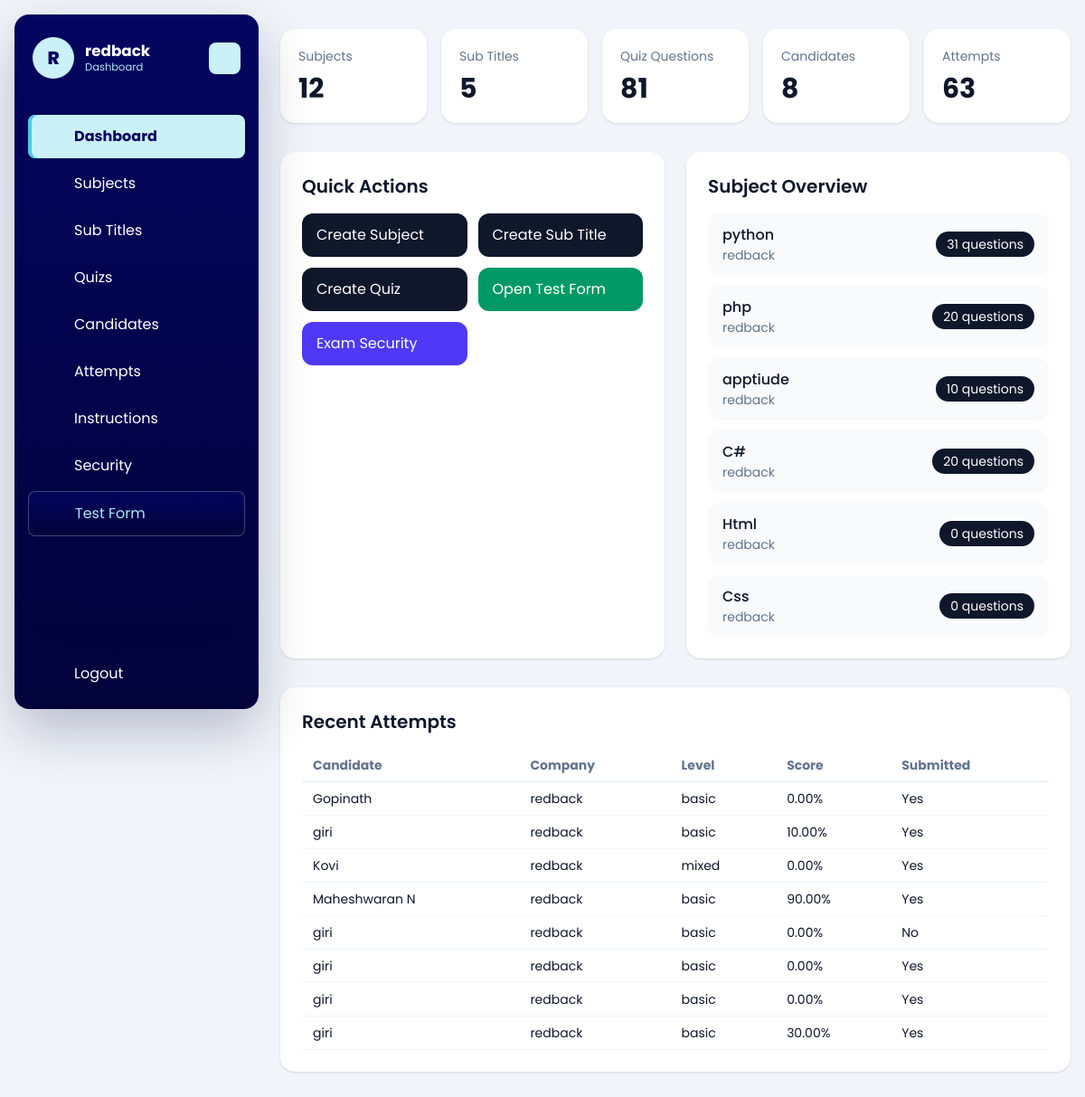
The app's page /dashboard/ (signed in), older data.
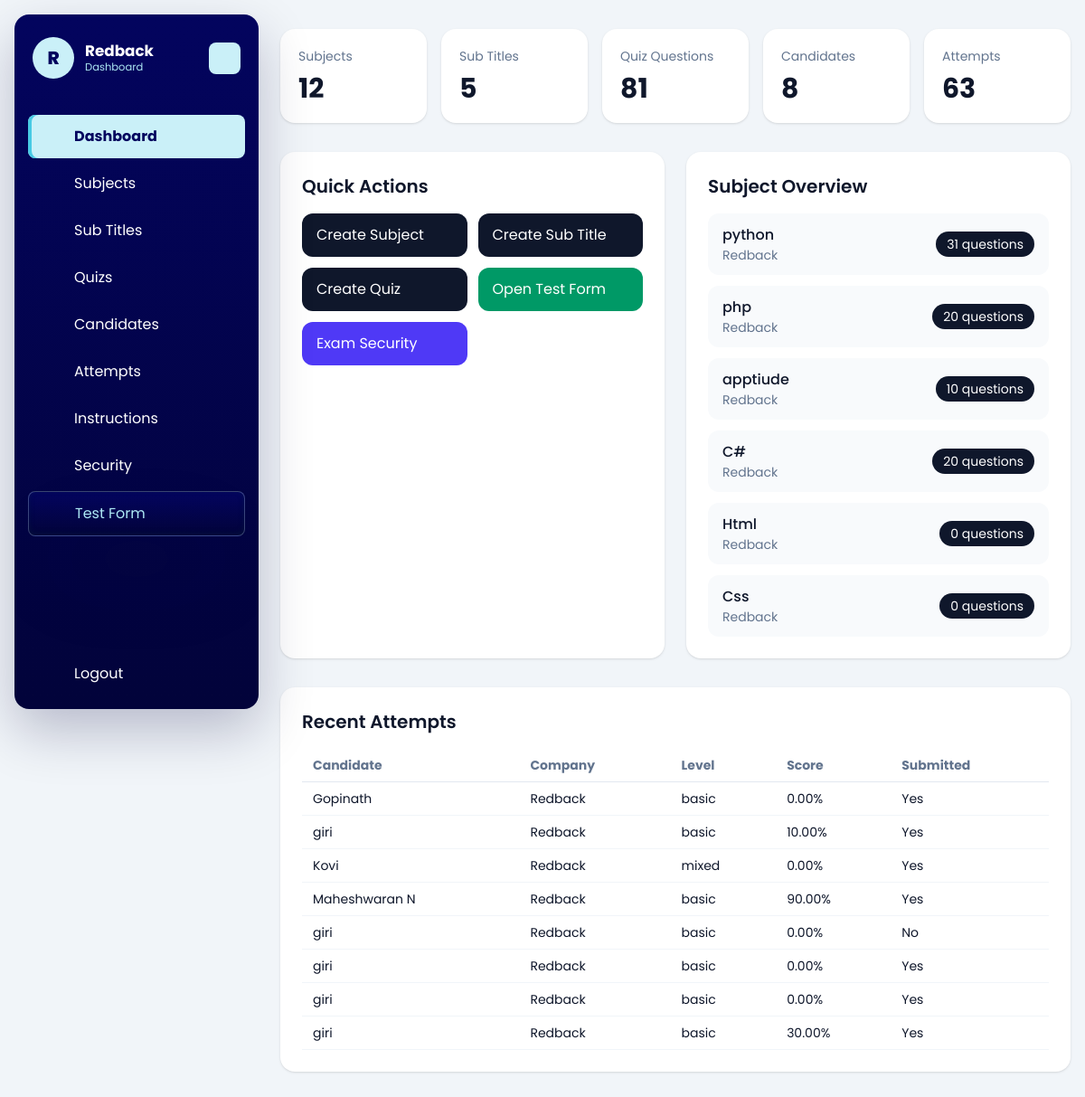
The same page, newer data.
### dashboard/models.py (models this page shows, shortened)
class Company(models.Model):
    name = models.CharField(max_length=150)
    image = models.ImageField(upload_to='company/', blank=True, null=True)
    email = models.EmailField(unique=True)
    password = models.CharField(max_length=128)
    is_active = models.BooleanField(default=True)
    test_instructions = models.TextField(
        default=DEFAULT_TEST_INSTRUCTIONS,
        blank=True,
        help_text='Instructions shown to candidates in the online test instructions drawer.',
    )
    allow_full_screen_lock = models.BooleanField(default=False)
    allow_pause_lock = models.BooleanField(default=False)
    allow_tab_switch_guard = models.BooleanField(default=False)
    allow_copy_paste_block = models.BooleanField(default=False)
    allow_right_click_disable = models.BooleanField(default=False)
    full_screen_lock = models.BooleanField(default=False)
    pause_lock = models.BooleanField(default=False)
    tab_switch_guard_enabled = models.BooleanField(default=False)
    copy_paste_block_enabled = models.BooleanField(default=False)
    right_click_disable_enabled = models.BooleanField(default=False)
    max_violation_warnings = models.PositiveIntegerField(default=3)
    exam_control_password = models.CharField(max_length=128, blank=True)
    created_at = models.DateTimeField(auto_now_add=True)
    updated_at = models.DateTimeField(auto_now=True)
    class Meta:
        ordering = ['name']
        verbose_name_plural = 'Companies'

class TestSubject(models.Model):
    company = models.ForeignKey(Company, on_delete=models.CASCADE, related_name='subjects')
    subject = models.CharField(max_length=150)
    subject_svg = models.TextField(blank=True, null=True)
    created_at = models.DateTimeField(auto_now_add=True)
    class Meta:
        ordering = ['subject']
        unique_together = ('company', 'subject')

### quiz/models.py (models this page shows, shortened)
class CandidateTestAttempt(models.Model):
    SESSION_SINGLE = 'single'
    SESSION_MULTI = 'multi'
    SESSION_CHOICES = [
        (SESSION_SINGLE, 'Single'),
        (SESSION_MULTI, 'Multi'),
    ]
    candidate = models.ForeignKey(Candidate, on_delete=models.CASCADE, related_name='attempts')
    company = models.ForeignKey(Company, on_delete=models.CASCADE, related_name='attempts')
    public_slug = models.CharField(max_length=190, unique=True, blank=True, db_index=True)
    session_type = models.CharField(max_length=10, choices=SESSION_CHOICES)
    level = models.CharField(max_length=20)
    question_count = models.PositiveIntegerField()
    duration_minutes = models.PositiveIntegerField()
    selected_subjects = models.JSONField(default=list, blank=True)
    selected_sub_titles = models.JSONField(default=list, blank=True)
    answers_json = models.JSONField(default=list, blank=True)
    correct_count = models.PositiveIntegerField(default=0)
    wrong_count = models.PositiveIntegerField(default=0)
    percentage = models.DecimalField(max_digits=5, decimal_places=2, default=0)
    started_at = models.DateTimeField(blank=True, null=True)
    submitted_at = models.DateTimeField(blank=True, null=True)
    is_submitted = models.BooleanField(default=False)
    is_paused = models.BooleanField(default=False)
    paused_at = models.DateTimeField(blank=True, null=True)
    total_paused_seconds = models.PositiveIntegerField(default=0)
    full_screen_lock_enabled = models.BooleanField(default=False)
    pause_lock_enabled = models.BooleanField(default=False)
    tab_switch_guard_enabled = models.BooleanField(default=False)
    copy_paste_block_enabled = models.BooleanField(default=False)
    right_click_disable_enabled = models.BooleanField(default=False)
    max_violation_warnings = models.PositiveIntegerField(default=3)
    tab_switch_count = models.PositiveIntegerField(default=0)
    warning_count = models.PositiveIntegerField(default=0)
    last_violation_at = models.DateTimeField(blank=True, null=True)
    violation_log_json = models.JSONField(default=list, blank=True)
    created_at = models.DateTimeField(auto_now_add=True)
    class Meta:
        ordering = ['-created_at']

class Candidate(models.Model):
    name = models.CharField(max_length=150)
    email = models.EmailField()
    designation_tech = models.CharField(max_length=150)
    created_at = models.DateTimeField(auto_now_add=True)
    class Meta:
        ordering = ['name']

### dashboard/views.py (the view)
# urls.py: path('', views.dashboard_home, name='home'),
@company_login_required
def dashboard_home(request):
    company = request.company
    context = {
        'subject_count': TestSubject.objects.filter(company=company).count(),
        'subtitle_count': SubTitle.objects.filter(test_subject__company=company).count(),
        'quiz_count': Quiz.objects.filter(test_subject__company=company).count(),
        'candidate_count': Candidate.objects.filter(attempts__company=company).distinct().count(),
        'attempt_count': CandidateTestAttempt.objects.filter(company=company).count(),
        'subjects': TestSubject.objects.filter(company=company).select_related('company').annotate(
            quiz_total=Count('quizzes')
        )[:6],
        'recent_attempts': CandidateTestAttempt.objects.filter(company=company).select_related(
            'candidate', 'company'
        )[:8],
        'company': company,
    }
    return render(request, 'dashboard/home.html', context)

### templates/dashboard/home.html (shortened to what this page needs)
{% extends "base.html" %}
{% block content %}
{% include 'dashboard/header.html' %}
<div id="dashboard-page-content">
<section class="grid gap-4 md:grid-cols-5">
    <div class="rounded-2xl bg-white p-5 shadow-sm">
        <p class="text-sm text-slate-500">Subjects</p>
        <p class="mt-2 text-3xl font-bold">{{ subject_count }}</p>
    </div>
    <div class="rounded-2xl bg-white p-5 shadow-sm">
        <p class="text-sm text-slate-500">Sub Titles</p>
        <p class="mt-2 text-3xl font-bold">{{ subtitle_count }}</p>
    </div>
    <div class="rounded-2xl bg-white p-5 shadow-sm">
        <p class="text-sm text-slate-500">Quiz Questions</p>
        <p class="mt-2 text-3xl font-bold">{{ quiz_count }}</p>
    </div>
    <div class="rounded-2xl bg-white p-5 shadow-sm">
        <p class="text-sm text-slate-500">Candidates</p>
        <p class="mt-2 text-3xl font-bold">{{ candidate_count }}</p>
    </div>
    <div class="rounded-2xl bg-white p-5 shadow-sm">
        <p class="text-sm text-slate-500">Attempts</p>
        <p class="mt-2 text-3xl font-bold">{{ attempt_count }}</p>
    </div>
</section>
<section class="mt-8 grid gap-6 lg:grid-cols-2">
    <div class="rounded-2xl bg-white p-6 shadow-sm">
        <div class="mb-4 flex items-center justify-between">
            <h2 class="text-xl font-semibold">Quick Actions</h2>
        </div>
        <div class="grid gap-3 sm:grid-cols-2">
            <a href="{% url 'dashboard:subject_create' %}" class="rounded-xl bg-slate-900 px-4 py-3 text-white">Create Subject</a>
            <a href="{% url 'dashboard:subtitle_create' %}" class="rounded-xl bg-slate-900 px-4 py-3 text-white">Create Sub Title</a>
            <a href="{% url 'dashboard:quiz_create' %}" class="rounded-xl bg-slate-900 px-4 py-3 text-white">Create Quiz</a>
            <a href="{% url 'quiz:start' %}" class="rounded-xl bg-emerald-600 px-4 py-3 text-white">Open Test Form</a>
            <a href="{% url 'dashboard:company_settings' %}" class="rounded-xl bg-indigo-600 px-4 py-3 text-white">Exam Security</a>
        </div>
    </div>
    <div class="rounded-2xl bg-white p-6 shadow-sm">
        <h2 class="text-xl font-semibold">Subject Overview</h2>
        <div class="mt-4 space-y-3">
            {% for subject in subjects %}
                <div class="flex items-center justify-between rounded-xl bg-slate-50 px-4 py-3">
                    <div>
                        <p class="font-medium">{{ subject.subject }}</p>
                        <p class="text-sm text-slate-500">{{ subject.company.name }}</p>
                    </div>
                    <span class="rounded-full bg-slate-900 px-3 py-1 text-sm text-white">{{ subject.quiz_total }} questions</span>
                </div>
            {% empty %}
                <p class="text-slate-500">No subjects created yet.</p>
            {% endfor %}
        </div>
    </div>
</section>
<section class="mt-8 rounded-2xl bg-white p-6 shadow-sm">
    <h2 class="text-xl font-semibold">Recent Attempts</h2>
    <div class="mt-4 overflow-x-auto">
        <table class="min-w-full text-left text-sm">
            <thead class="border-b border-slate-200 text-slate-500">
                <tr>
                    <th class="px-3 py-2">Candidate</th>
                    <th class="px-3 py-2">Company</th>
                    <th class="px-3 py-2">Level</th>
                    <th class="px-3 py-2">Score</th>
                    <th class="px-3 py-2">Submitted</th>
                </tr>
            </thead>
            <tbody>
                {% for attempt in recent_attempts %}
                    <tr class="border-b border-slate-100">
                        <td class="px-3 py-2">{{ attempt.candidate.name }}</td>
                        <td class="px-3 py-2">{{ attempt.company.name }}</td>
                        <td class="px-3 py-2">{{ attempt.level }}</td>
                        <td class="px-3 py-2">{{ attempt.percentage }}%</td>
                        <td class="px-3 py-2">{{ attempt.is_submitted|yesno:"Yes,No" }}</td>
                    </tr>
                {% empty %}
                    <tr>
                        <td colspan="5" class="px-3 py-6 text-center text-slate-500">No test attempts yet.</td>
                    </tr>
                {% endfor %}
            </tbody>
        </table>
    </div>
</section>
</div>
{% endblock %}

### templates/base.html (shortened to what this page needs)
{% load static %}
<!DOCTYPE html>
<html lang="en">
<head>
    <link rel="stylesheet" href="{% static 'css/tailwind-build.css' %}">
</head>
<body class="min-h-screen bg-slate-100 text-slate-900" style="font-family: 'Poppins', sans-serif;">
    <div class="min-h-screen">
        <main class="mx-auto max-w-7xl px-4 py-8">
            {% block content %}{% endblock %}
        </main>
    </div>
</body>
</html>

### templates/dashboard/header.html (shortened to what this page needs)
<aside class="dashboard-sidebar" data-dashboard-sidebar>
    <header class="dashboard-sidebar-header">
        <a href="/" class="dashboard-brand">
            <span class="dashboard-brand-mark">{{ request.company.name|default:"Company"|slice:":1"|upper }}</span>
            <span class="dashboard-brand-text">
                <strong>{{ request.company.name|default:"Company" }}</strong>
                <span>Dashboard</span>
            </span>
        </a>
        <button class="dashboard-toggler dashboard-sidebar-toggler" type="button" aria-label="Toggle sidebar">
        </button>
    </header>
    <nav class="dashboard-sidebar-nav"
        aria-label="Dashboard navigation"
        hx-boost="true"
        hx-target="#dashboard-page-content"
        hx-select="#dashboard-page-content"
        hx-push-url="true">
        <ul class="dashboard-nav-list dashboard-primary-nav">
            {% if request.session.company_id %}
                <li class="dashboard-nav-item">
                    <a href="/dashboard/" class="dashboard-nav-link" data-dashboard-nav-link data-nav-exact>
                        <span class="dashboard-nav-label">Dashboard</span>
                    </a>
                </li>
                <li class="dashboard-nav-item">
                    <a href="/dashboard/subjects/" class="dashboard-nav-link" data-dashboard-nav-link>
                        <span class="dashboard-nav-label">Subjects</span>
                    </a>
                </li>
                <li class="dashboard-nav-item">
                    <a href="/dashboard/subtitles/" class="dashboard-nav-link" data-dashboard-nav-link>
                        <span class="dashboard-nav-label">Sub Titles</span>
                    </a>
                </li>
                <li class="dashboard-nav-item">
                    <a href="/dashboard/quizzes/" class="dashboard-nav-link" data-dashboard-nav-link>
                        <span class="dashboard-nav-label">Quizs</span>
                    </a>
                </li>
                <li class="dashboard-nav-item">
                    <a href="/dashboard/candidates/" class="dashboard-nav-link" data-dashboard-nav-link>
                        <span class="dashboard-nav-label">Candidates</span>
                    </a>
                </li>
                <li class="dashboard-nav-item">
                    <a href="/dashboard/attempts/" class="dashboard-nav-link" data-dashboard-nav-link>
                        <span class="dashboard-nav-label">Attempts</span>
                    </a>
                </li>
                <li class="dashboard-nav-item">
                    <a href="/dashboard/settings/instructions/" class="dashboard-nav-link" data-dashboard-nav-link>
                        <span class="dashboard-nav-label">Instructions</span>
                    </a>
                </li>
                <li class="dashboard-nav-item">
                    <a href="/dashboard/settings/security/" class="dashboard-nav-link" data-dashboard-nav-link>
                        <span class="dashboard-nav-label">Security</span>
                    </a>
                </li>
                <li class="dashboard-nav-item">
                    <a href="/quiz/start/" class="dashboard-nav-link is-accent" data-dashboard-nav-link hx-boost="false">
                        <span class="dashboard-nav-label">Test Form</span>
                    </a>
                </li>
            {% endif %}
        </ul>
        {% if request.session.company_id %}
            <ul class="dashboard-nav-list dashboard-secondary-nav">
                <li class="dashboard-nav-item">
                    <a href="/dashboard/logout/" class="dashboard-nav-link is-danger">
                        <span class="dashboard-nav-label">Logout</span>
                    </a>
                </li>
            </ul>
        {% endif %}
    </nav>
</aside>

Row changes from the older to the newer data that the page shows:
changed Company: company.name "redback" → "Redback"
changed through a linked row, TestSubject "python": company.name "redback" → "Redback"
changed through a linked row, TestSubject "php": company.name "redback" → "Redback"
changed through a linked row, TestSubject "apptiude": company.name "redback" → "Redback"
changed through a linked row, TestSubject (number 4 of 6 on the later page): company.name "redback" → "Redback"
changed through a linked row, TestSubject "Html": company.name "redback" → "Redback"
changed through a linked row, TestSubject "Css": company.name "redback" → "Redback"
changed through a linked row, CandidateTestAttempt "Gopinath": company.name "redback" → "Redback"
changed through a linked row, CandidateTestAttempt (number 2 of 8 on the later page): company.name "redback" → "Redback"
changed through a linked row, CandidateTestAttempt "mixed": company.name "redback" → "Redback"
changed through a linked row, CandidateTestAttempt "Maheshwaran N": company.name "redback" → "Redback"
changed through a linked row, CandidateTestAttempt "No": company.name "redback" → "Redback"
changed through a linked row, CandidateTestAttempt (number 6 of 8 on the later page): company.name "redback" → "Redback"
changed through a linked row, CandidateTestAttempt (number 7 of 8 on the later page): company.name "redback" → "Redback"
changed through a linked row, CandidateTestAttempt (number 8 of 8 on the later page): company.name "redback" → "Redback"
